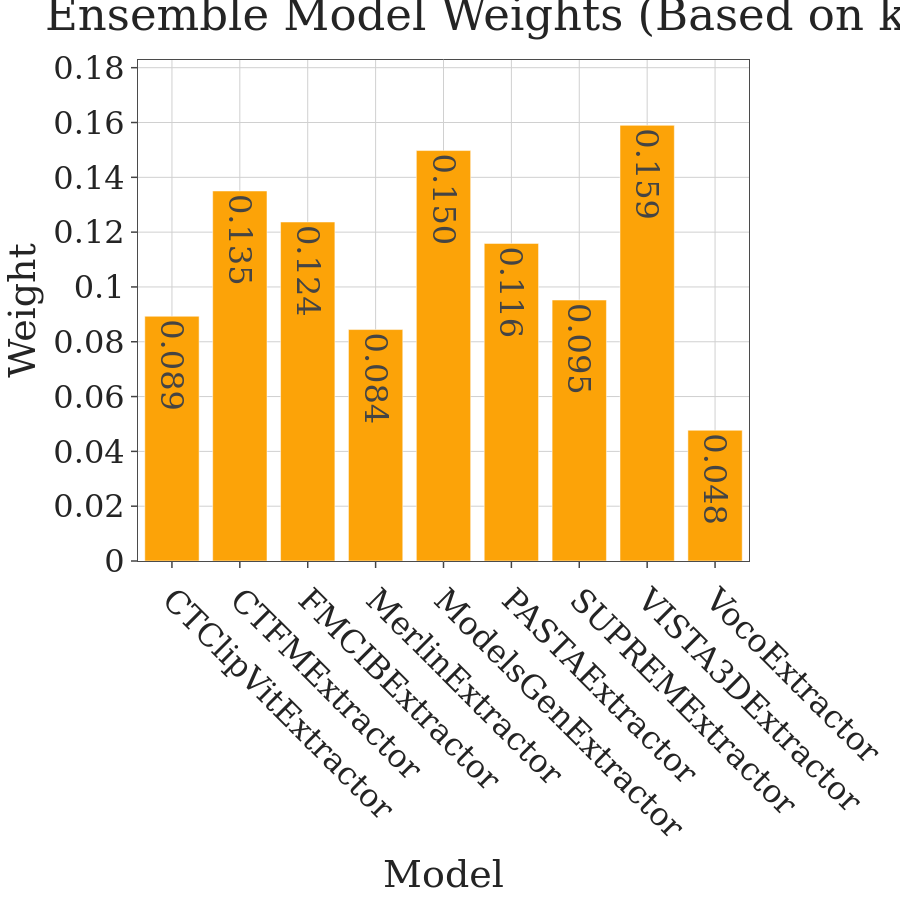

Notebook code cell kept with this figure:
### Markdown cell above
## Ensemble Model Weights

Visualize the alignment-based weights assigned to each model.

### Code cell
# Display ensemble weights from the first evaluation
# (Run one more iteration to get final ensemble model)
train_idx, train_labels_s, val_idx, val_labels_s, test_idx, test_labels_s = split_shuffle_data(
    np.arange(len(all_labels_ensemble)), all_labels_ensemble,
    train_ratio=0.5, val_ratio=0.2, random_seed=50, stratify=True
)

train_features_dict = {m: ensemble_features_dict[m][train_idx] for m in model_list}
val_features_dict = {m: ensemble_features_dict[m][val_idx] for m in model_list}

final_ensemble, _ = build_knn_ensemble_classifier(
    train_features_dict, train_labels_s,
    val_features_dict, val_labels_s,
    overlap_matrix.copy(), model_list, k=10
)

# Extract and visualize weights
weights = final_ensemble['weights']
models_for_plot = list(weights.keys())
weight_values = list(weights.values())

fig = go.Figure()
fig.add_trace(go.Bar(
    x=models_for_plot,
    y=weight_values,
    marker_color='#FCA308',
    text=[f'{w:.3f}' for w in weight_values],
    textposition='auto',
))

apply_r_style(fig, font_size=32)
fig.update_layout(
    title='Ensemble Model Weights (Based on k-NN Alignment)',
    xaxis_title='Model',
    yaxis_title='Weight',
    height=FIG_SIZE,
    width=FIG_SIZE,
    template='simple_white',
    xaxis_tickangle=45
)
fig.update_yaxes(range=[0, max(weight_values) * 1.15])

fig.write_image(PLOTS_DIR / f"{DATASET_SLUG}_alignment_weights.png")

fig.show()

print(f"\nWeight Statistics:")
print(f"  Max weight: {max(weight_values):.4f}")
print(f"  Min weight: {min(weight_values):.4f}")
print(f"  All weights sum to: {sum(weight_values):.4f}")
print(f"\nInterpretation:")
print(f"  Higher weight = better alignment with other models (consensus)")
print(f"  Lower weight = unique/diverse representation (adds complementary info)")

### Figure 1 — Plotly figure (JSON) as saved in the notebook; plotly's stock layout.template omitted (floating-point values rounded to 4 significant figures)
{"data": [{"marker": {"color": "#FCA308"}, "text": ["0.089", "0.135", "0.124", "0.084", "0.150", "0.116", "0.095", "0.159", "0.048"], "textposition": "auto", "type": "bar", "x": ["CTClipVitExtractor", "CTFMExtractor", "FMCIBExtractor", "MerlinExtractor", "ModelsGenExtractor", "PASTAExtractor", "SUPREMExtractor", "VISTA3DExtractor", "VocoExtractor"], "y": [0.0893, 0.135, 0.1237, 0.08445, 0.1498, 0.1159, 0.09522, 0.159, 0.0477]}], "layout": {"font": {"family": "DejaVu Serif", "size": 32}, "height": 900, "margin": {"b": 60, "l": 60, "r": 40, "t": 60}, "paper_bgcolor": "white", "plot_bgcolor": "white", "title": {"text": "Ensemble Model Weights (Based on k-NN Alignment)"}, "width": 900, "xaxis": {"gridcolor": "#D0D0D0", "linecolor": "#4B4B4B", "mirror": true, "showgrid": true, "tickangle": 45, "ticklen": 6, "ticks": "outside", "tickwidth": 1.5, "title": {"text": "Model"}, "zeroline": false}, "yaxis": {"gridcolor": "#D0D0D0", "linecolor": "#4B4B4B", "mirror": true, "range": [0, 0.1828], "showgrid": true, "ticklen": 6, "ticks": "outside", "tickwidth": 1.5, "title": {"text": "Weight"}, "zeroline": false}}}
